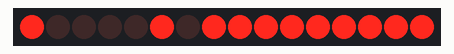
Bench run of a sketch on a simulated Arduino Uno, built with avr-gcc and run on an emulated ATmega328P. Shown: 16 shift-register outputs drawn as a row of LEDs (first output left, lit = HIGH). Wiring (inferred from the names in the program): 2 × shift register (74HC595): data pin 6; shift clock pin 10; latch pin 8. Wiring (inferred from the signals the program sends): row of LEDs: on Q0, Q1, Q2, Q3, Q4, Q5, Q6, Q7, Q8, Q9, Q10, Q11, Q12, Q13, Q14, Q15. Random numbers use the default seed unless the sketch sets one.

Above: at 2.89 s.
At 6.51 s:
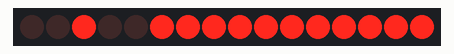
At 12.09 s:
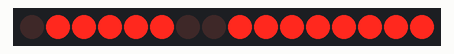
At 22.05 s:
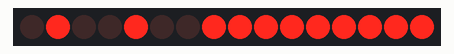
At 30.67 s:
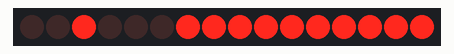
At 39.95 s:
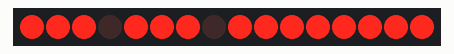
Timing chart, 0 to 40.0 s (numbered marks = the images above):
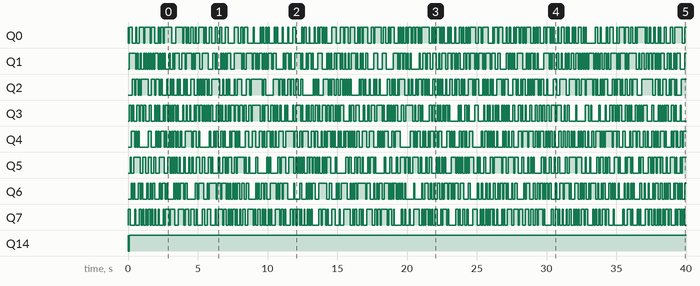

Measured:
- by itself, Q14: LOW → HIGH at 0.00 s, → LOW 0.02 s later, → HIGH 0.06 s later

The sketch:

creating_images_on_led_matrix.ino
```cpp
// Project 22 - Creating Images on an LED Matrix
#define DATA 6 // connect to pin 14 on the 74HC595
#define LATCH 8 // connect to pin 12 on the 74HC595
#define CLOCK 10 // connect to pin 11 on the 74HC595
void setup()
{
  pinMode(LATCH, OUTPUT);
  pinMode(CLOCK, OUTPUT);
  pinMode(DATA, OUTPUT);
  randomSeed(analogRead(0));
}

int binary[] = {1, 2, 4, 8, 16, 32, 64, 128};
int r, c = 0;

void setLED(int row, int column, int del)
{
  digitalWrite(LATCH, LOW);
  shiftOut(DATA, CLOCK, MSBFIRST, ~binary[column]); // columns
  shiftOut(DATA, CLOCK, MSBFIRST, binary[row]); // rows
  digitalWrite(LATCH, HIGH);
  delay(del);
}
void loop()
{
  r = random(8);
  c = random(8);
  setLED(r, c, 1); // set a random row and column on for 1 millisecond
}
```
